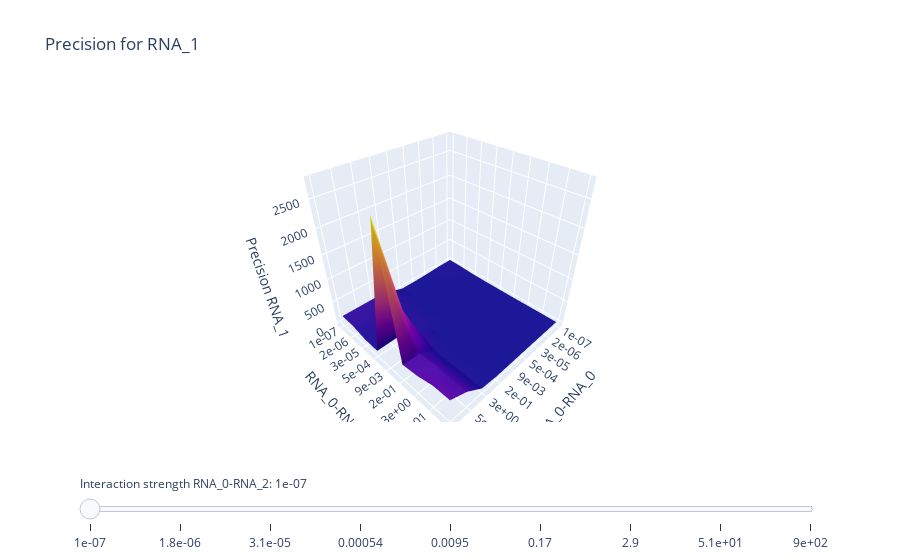

Notebook code for this chart:
### Markdown cell above
# Slider

### Code cell
fig = go.Figure()

for i, step in enumerate(param_range):
    
    slices = [static] * (len(x.shape) - 1)
    slices[choice1_idx] = slice(x.shape[choice1_idx+1])
    slices[choice2_idx] = slice(x.shape[choice2_idx+1])
    slices[slider_idx] = i

    xmax = np.max(x[tuple([slice(x.shape[0])] + slices)])
    pi = 0
    for si in range(n_species):
        if si == sig_idx:
            continue
        fig.add_trace(
            go.Surface(z=x[tuple([si] + slices)] + xmax * pi,
                       visible=False,
                       name="[3] = " + f'{step:.2e}',
                       showscale=False, opacity=1.0),
        )
        pi += 1
        break

fig.data[0].visible = True

steps = []
for i, pr in zip(range(len(fig.data)), param_range):
    step = dict(
        method="update",
        args=[{"visible": [False] * len(fig.data)},
              {"title": "Slider switched to step: " + f'{pr:.2e}'}],  # layout attribute
        label=f'{pr:.02}'
    )
    step["args"][0]["visible"][i] = True  # Toggle i'th trace to "visible"
    steps.append(step)

sliders = [dict(
    active=0,
    currentvalue={"prefix": f"Interaction strength {slider1}-{slider2}: "},
    pad={"t": 50},
    steps=steps
)]

fig.update_layout(
    sliders=sliders,
    title=prettify_keys_for_label(analytic_name) + f' for {output}',
    scene=dict(
        xaxis=dict(
            tickmode="array",
            ticktext=[f'{p:.0e}' for p in param_range],
            tickvals=np.arange(x.shape[1]),
            title=f"{choice11}-{choice12}"
        ),
        yaxis=dict(
            tickmode="array",
            ticktext=[f'{p:.0e}' for p in param_range],
            tickvals=np.arange(x.shape[1]),
            title=f"{choice21}-{choice22}"
        ),
        zaxis=dict(title=prettify_keys_for_label(analytic_name) + ' ' + output)
    )
)

# fig.write_html(f'slider_{analytic_name}_{choice11}-{choice12}.html')

### Figure 1 — Plotly figure (JSON) as saved in the notebook; plotly's stock layout.template omitted (floating-point values rounded to 4 significant figures)
{"data": [{"name": "[3] = 1.00e-07", "opacity": 1, "showscale": false, "type": "surface", "visible": true, "z": [[31.43, 28.47, 11.57, 2.435, 3.673, 115.0, 155.2, 157.4, 158.3], [25.84, 23.88, 10.89, 2.444, 3.668, 104.1, 137.8, 139.9, 140.9], [7.374, 7.262, 5.844, 2.58, 3.605, 45.53, 57.78, 61.07, 64.28], [2.584, 2.588, 2.659, 3.098, 3.456, 60.74, 59.62, 55.25, 53.87], [2.502, 2.503, 2.518, 2.665, 2.65, 13.58, 159.2, 978.6, 2767.0], [3.112, 3.112, 3.116, 3.136, 2.699, 5.013, 49.24, 265.0, 292.1], [6.085, 6.085, 6.083, 6.033, 4.042, 4.289, 34.27, 302.2, 333.6], [8.222, 8.222, 8.218, 8.106, 4.9, 4.643, 35.42, 288.4, 426.5], [8.446, 8.445, 8.44, 8.322, 4.992, 4.678, 35.58, 287.4, 435.9]]}, {"name": "[3] = 1.76e-06", "opacity": 1, "showscale": false, "type": "surface", "visible": false, "z": [[28.39, 25.96, 11.24, 2.43, 3.664, 109.6, 146.3, 147.8, 148.4], [23.82, 22.17, 10.57, 2.439, 3.658, 99.78, 130.9, 132.1, 132.8], [7.248, 7.141, 5.777, 2.576, 3.598, 44.65, 56.43, 59.26, 61.76], [2.584, 2.589, 2.659, 3.099, 3.456, 59.39, 58.35, 54.19, 52.31], [2.502, 2.503, 2.518, 2.665, 2.65, 13.6, 165.3, 997.7, 2777.0], [3.112, 3.112, 3.116, 3.136, 2.699, 5.014, 49.44, 271.3, 299.7], [6.085, 6.085, 6.083, 6.033, 4.042, 4.289, 34.29, 302.2, 338.5], [8.222, 8.222, 8.217, 8.106, 4.9, 4.643, 35.45, 288.3, 433.3], [8.445, 8.445, 8.44, 8.322, 4.991, 4.678, 35.6, 287.4, 443.7]]}, {"name": "[3] = 3.08e-05", "opacity": 1, "showscale": false, "type": "surface", "visible": false, "z": [[11.1, 10.81, 7.406, 2.344, 3.495, 58.47, 69.47, 70.86, 69.93], [10.45, 10.17, 7.165, 2.354, 3.494, 55.39, 65.82, 66.99, 66.1], [5.624, 5.574, 4.838, 2.506, 3.48, 33.04, 39.39, 39.53, 39.2], [2.583, 2.587, 2.657, 3.103, 3.45, 44.14, 42.05, 42.8, 41.43], [2.506, 2.507, 2.522, 2.652, 2.646, 13.94, 481.1, 1576.0, 2986.0], [3.111, 3.111, 3.115, 3.136, 2.697, 5.021, 53.25, 463.1, 467.2], [6.081, 6.081, 6.079, 6.029, 4.036, 4.289, 34.71, 302.3, 463.5], [8.215, 8.214, 8.209, 8.099, 4.894, 4.642, 35.91, 288.1, 608.3], [8.437, 8.437, 8.431, 8.315, 4.986, 4.676, 36.04, 287.1, 623.7]]}, {"name": "[3] = 5.41e-04", "opacity": 1, "showscale": false, "type": "surface", "visible": false, "z": [[1.751, 1.751, 1.755, 1.572, 2.062, 5.187, 5.488, 5.515, 5.511], [1.758, 1.758, 1.764, 1.587, 2.076, 5.207, 5.509, 5.537, 5.534], [1.872, 1.873, 1.889, 1.831, 2.304, 5.565, 5.898, 5.949, 5.968], [2.509, 2.513, 2.566, 2.987, 3.227, 11.1, 10.33, 10.42, 10.37], [2.531, 2.532, 2.534, 2.676, 2.62, 21.64, 29.5, 26.44, 27.26], [3.102, 3.102, 3.106, 3.079, 2.662, 5.118, 259.3, 129.4, 126.2], [6.01, 6.011, 6.009, 5.895, 3.944, 4.286, 50.15, 671.6, 273.5], [8.084, 8.083, 8.078, 7.883, 4.81, 4.623, 42.73, 683.5, 348.4], [8.3, 8.299, 8.294, 8.089, 4.901, 4.659, 42.26, 660.2, 356.6]]}, {"name": "[3] = 9.49e-03", "opacity": 1, "showscale": false, "type": "surface", "visible": false, "z": [[2.306, 2.298, 2.258, 1.826, 2.187, 4.592, 4.685, 4.706, 4.721], [2.302, 2.297, 2.259, 1.839, 2.197, 4.58, 4.67, 4.691, 4.706], [2.257, 2.256, 2.248, 2.037, 2.354, 4.388, 4.477, 4.495, 4.507], [2.376, 2.377, 2.411, 2.837, 2.941, 5.149, 4.843, 4.837, 4.834], [2.26, 2.261, 2.27, 2.365, 2.348, 16.86, 5.761, 5.536, 5.52], [2.521, 2.521, 2.523, 2.517, 2.306, 6.384, 7.829, 6.639, 6.58], [3.915, 3.915, 3.912, 3.835, 3.073, 3.983, 15.74, 9.642, 9.421], [4.773, 4.773, 4.769, 4.698, 3.623, 4.151, 21.33, 11.07, 10.75], [4.865, 4.864, 4.861, 4.79, 3.67, 4.176, 22.03, 11.23, 10.9]]}, {"name": "[3] = 1.67e-01", "opacity": 1, "showscale": false, "type": "surface", "visible": false, "z": [[11.16, 10.78, 7.051, 2.122, 3.027, 240.2, 394.7, 462.3, 466.4], [10.09, 9.806, 6.675, 2.126, 3.018, 216.0, 355.6, 416.3, 420.0], [4.325, 4.294, 3.867, 2.186, 2.876, 89.31, 150.6, 172.1, 173.4], [2.08, 2.083, 2.135, 2.583, 2.752, 273.1, 70.2, 81.47, 78.32], [2.078, 2.079, 2.089, 2.205, 2.24, 13.27, 59.09, 43.65, 42.38], [2.188, 2.188, 2.191, 2.202, 2.118, 4.312, 26.65, 18.42, 18.0], [2.816, 2.816, 2.817, 2.808, 2.498, 3.015, 27.19, 12.19, 11.76], [3.269, 3.269, 3.27, 3.252, 2.826, 2.952, 29.22, 11.85, 11.5], [3.316, 3.316, 3.316, 3.3, 2.861, 2.949, 29.62, 11.84, 11.47]]}, {"name": "[3] = 2.92e+00", "opacity": 1, "showscale": false, "type": "surface", "visible": false, "z": [[12.67, 12.13, 7.265, 2.058, 2.949, 419.2, 4142.0, 5868.0, 130400.0], [11.21, 10.8, 6.848, 2.063, 2.939, 372.3, 3699.0, 5189.0, 114800.0], [4.372, 4.337, 3.843, 2.152, 2.814, 145.2, 1581.0, 2062.0, 44100.0], [2.071, 2.075, 2.136, 2.592, 2.726, 163.3, 453.8, 971.3, 18160.0], [2.083, 2.084, 2.093, 2.215, 2.224, 10.53, 113.7, 1003.0, 14460.0], [2.177, 2.177, 2.179, 2.195, 2.129, 3.807, 44.74, 447.5, 7064.0], [2.793, 2.793, 2.794, 2.796, 2.525, 2.774, 27.97, 411.9, 3332.0], [3.273, 3.273, 3.272, 3.247, 2.906, 2.745, 23.57, 3068.0, 954.5], [3.323, 3.323, 3.324, 3.296, 2.941, 2.75, 23.19, 1903.0, 778.9]]}, {"name": "[3] = 5.13e+01", "opacity": 1, "showscale": false, "type": "surface", "visible": false, "z": [[12.8, 12.24, 7.273, 2.052, 2.939, 425.4, 2993.0, 3413.0, 13880.0], [11.3, 10.87, 6.846, 2.056, 2.93, 377.8, 2665.0, 3015.0, 12240.0], [4.376, 4.341, 3.841, 2.148, 2.808, 147.7, 1116.0, 1192.0, 4787.0], [2.071, 2.074, 2.138, 2.595, 2.724, 153.5, 349.0, 555.6, 2125.0], [2.085, 2.086, 2.095, 2.22, 2.222, 10.38, 105.1, 611.9, 2284.0], [2.181, 2.181, 2.184, 2.199, 2.131, 3.787, 38.53, 378.7, 2727.0], [2.804, 2.804, 2.805, 2.807, 2.532, 2.751, 24.03, 200.5, 2969.0], [3.303, 3.303, 3.302, 3.269, 2.924, 2.734, 20.1, 174.2, 2986.0], [3.356, 3.356, 3.354, 3.319, 2.961, 2.739, 19.83, 172.3, 2986.0]]}, {"name": "[3] = 9.00e+02", "opacity": 1, "showscale": false, "type": "surface", "visible": false, "z": [[12.81, 12.24, 7.273, 2.051, 2.938, 427.7, 2852.0, 3337.0, 13190.0], [11.3, 10.87, 6.846, 2.056, 2.929, 379.8, 2538.0, 2948.0, 11640.0], [4.377, 4.342, 3.84, 2.148, 2.807, 148.4, 1061.0, 1164.0, 4551.0], [2.07, 2.074, 2.138, 2.595, 2.724, 151.5, 339.2, 542.4, 2020.0], [2.086, 2.086, 2.095, 2.22, 2.222, 10.37, 104.6, 599.0, 2171.0], [2.182, 2.182, 2.184, 2.199, 2.131, 3.786, 38.43, 375.4, 2619.0], [2.805, 2.805, 2.806, 2.808, 2.533, 2.75, 23.71, 200.1, 2937.0], [3.31, 3.31, 3.309, 3.271, 2.925, 2.735, 20.02, 174.1, 2982.0], [3.361, 3.361, 3.362, 3.321, 2.962, 2.739, 19.7, 172.2, 2982.0]]}], "layout": {"scene": {"xaxis": {"tickmode": "array", "ticktext": ["1e-07", "2e-06", "3e-05", "5e-04", "9e-03", "2e-01", "3e+00", "5e+01", "9e+02"], "tickvals": [0, 1, 2, 3, 4, 5, 6, 7, 8], "title": {"text": "RNA_0-RNA_0"}}, "yaxis": {"tickmode": "array", "ticktext": ["1e-07", "2e-06", "3e-05", "5e-04", "9e-03", "2e-01", "3e+00", "5e+01", "9e+02"], "tickvals": [0, 1, 2, 3, 4, 5, 6, 7, 8], "title": {"text": "RNA_0-RNA_1"}}, "zaxis": {"title": {"text": "Precision RNA_1"}}}, "sliders": [{"active": 0, "currentvalue": {"prefix": "Interaction strength RNA_0-RNA_2: "}, "pad": {"t": 50}, "steps": [{"args": [{"visible": [true, false, false, false, false, false, false, false, false]}, {"title": "Slider switched to step: 1.00e-07"}], "label": "1e-07", "method": "update"}, {"args": [{"visible": [false, true, false, false, false, false, false, false, false]}, {"title": "Slider switched to step: 1.76e-06"}], "label": "1.8e-06", "method": "update"}, {"args": [{"visible": [false, false, true, false, false, false, false, false, false]}, {"title": "Slider switched to step: 3.08e-05"}], "label": "3.1e-05", "method": "update"}, {"args": [{"visible": [false, false, false, true, false, false, false, false, false]}, {"title": "Slider switched to step: 5.41e-04"}], "label": "0.00054", "method": "update"}, {"args": [{"visible": [false, false, false, false, true, false, false, false, false]}, {"title": "Slider switched to step: 9.49e-03"}], "label": "0.0095", "method": "update"}, {"args": [{"visible": [false, false, false, false, false, true, false, false, false]}, {"title": "Slider switched to step: 1.67e-01"}], "label": "0.17", "method": "update"}, {"args": [{"visible": [false, false, false, false, false, false, true, false, false]}, {"title": "Slider switched to step: 2.92e+00"}], "label": "2.9", "method": "update"}, {"args": [{"visible": [false, false, false, false, false, false, false, true, false]}, {"title": "Slider switched to step: 5.13e+01"}], "label": "5.1e+01", "method": "update"}, {"args": [{"visible": [false, false, false, false, false, false, false, false, true]}, {"title": "Slider switched to step: 9.00e+02"}], "label": "9e+02", "method": "update"}]}], "title": {"text": "Precision for RNA_1"}}}
